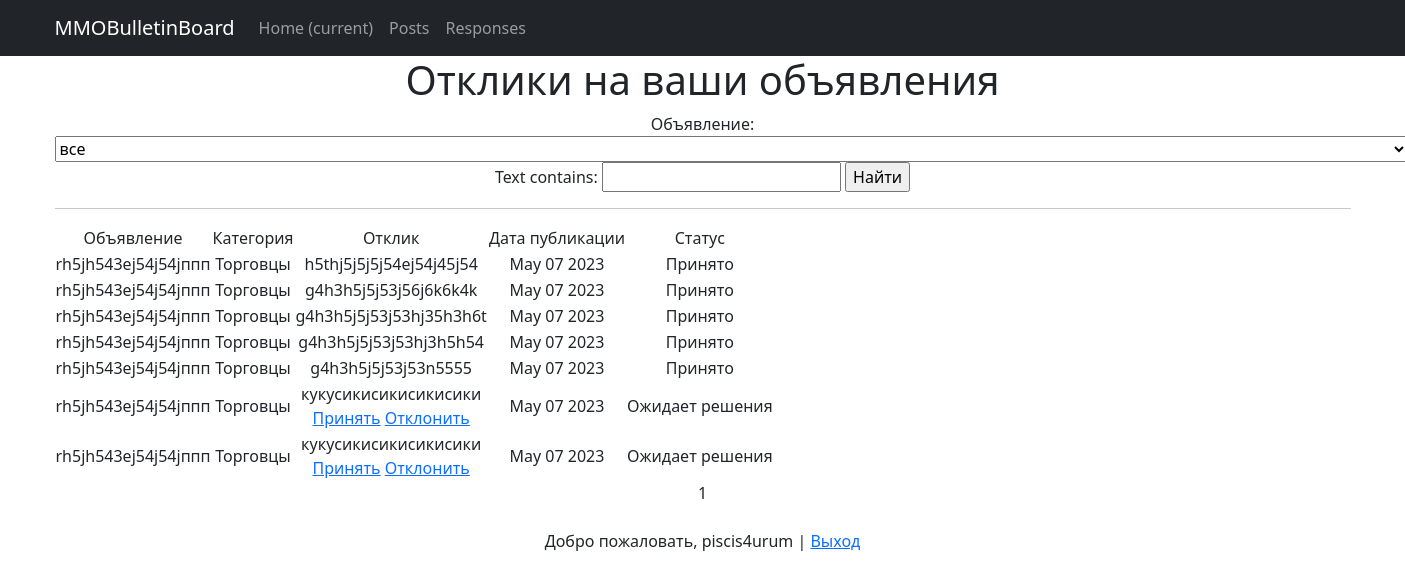
The page /responses/ (signed in) on the database its author committed.
### boarding/models.py (models this page shows, shortened)
class Response(models.Model):
    post = models.ForeignKey(Post, on_delete=models.CASCADE, related_name='responses')
    sender = models.ForeignKey(User, on_delete=models.CASCADE, related_name='responses')
    cre_dt = models.DateTimeField(auto_now_add=True)
    text = models.TextField()
    applied = models.BooleanField(default=False)

class Post(models.Model):
    sender = models.ForeignKey(User, on_delete=models.CASCADE, related_name='posts')
    category = models.CharField(max_length=2,
                               choices=CATEGORY,
                               default=tanks)
    cre_dt = models.DateTimeField(auto_now_add=True)
    header = models.CharField(max_length=128)
    content = models.TextField()
    def __str__(self):
        return f'{self.header.title()}: {self.content}'

### boarding/views.py (the view)
# urls.py: path('responses/', ResponsesList.as_view(), name='responses_list'),
class ResponsesList(LoginRequiredMixin, FilterView):
    form_class = ResponseForm
    model = Response
    ordering = '-cre_dt'
    template_name = 'responses.html'
    context_object_name = 'responses'
    filterset_class = ResponseFilter
    paginate_by = 10
    def get_filterset_kwargs(self, filterset_class):
        kwargs = super().get_filterset_kwargs(filterset_class)
        kwargs['user'] = self.request.user
        return kwargs

### boarding/templatetags/custom_filters.py (called while the page is built)
@register.filter()
def nice_category(value):
    value = Category[value]
    return value

@register.filter()
def nice_status(value):
    value = Status[value]
    return value

### templates/responses.html (shortened to what this page needs)
{% extends 'flatpages/default.html' %}
{% load custom_filters %}
{% load custom_tags %}
{% block content %}
   <h1>Отклики на ваши объявления</h1>
   <form action="" method="get">
       {{ filter.form }}
       <input type="submit" value="Найти" />
   </form>
   <hr>
   {% if responses %}
       <table>
           <tr>
               <td>Объявление</td>
               <td>Категория</td>
               <td>Отклик</td>
               <td>Дата публикации</td>
               <td>Статус</td>
           </tr>
           {% for response in responses %}
           <tr>
               <td>{{ response.post.header }}</td>
               <td>{{ response.post.category|nice_category }}</td>
               <td>
                   {{ response.text }} <br>
                   {% if not response.applied %}
                   <a href="{% url 'response_apply' response.id %}">Принять</a>
                   <a href="{% url 'response_deny' response.id %}">Отклонить</a>
                   {% endif %}
               <td>{{ response.cre_dt|date:'M d Y' }}</td>
               <td>{{ response.applied|nice_status }}</td>
           </tr>
           {% endfor %}
       </table>
   {% else %}
       <h2>На ваши объявления никто не откликнулся!</h2>
   {% endif %}
   {{ page_obj.number }}
    {% if user.is_authenticated %}
     <br><br>
     Добро пожаловать, {{ user.username }} | <a href="http://127.0.0.1:8000/accounts/logout/">Выход</a>
    {% endif %}
{% endblock content %}

### templates/flatpages/default.html (shortened to what this page needs)
<!DOCTYPE html>
<html lang="en">
    <head>
        {% load static %}
        <link href="{% static 'css/styles.css' %}" rel="stylesheet" />
    </head>
    <body>
        <nav class="navbar navbar-expand-lg navbar-dark bg-dark static-top">
            <div class="container">
                <a class="navbar-brand" href="/">MMOBulletinBoard</a>
                <div class="collapse navbar-collapse" id="navbarResponsive">
                    <ul class="navbar-nav ml-auto">
                        <li class="nav-item active">
                            <a class="nav-link" href="#">Home
                                <span class="sr-only">(current)</span>
                            </a>
                        </li>
                        <li class="nav-item">
                            <a class="nav-link" href="/posts/">Posts</a>
                        </li>
                        {% if user.is_authenticated %}
                        <li class="nav-item">
                            <a class="nav-link" href="/responses/">Responses</a>
                        </li>
                        {% endif %}
                    </ul>
                </div>
            </div>
        </nav>
        <div class="container">
            <div class="row">
                <div class="col-lg-12 text-center">
                    {% block content %}{% endblock content %}
                </div>
            </div>
        </div>
    </body>
</html>

### rows shown on the page
Response: post.header "rh5jh543ej54j54jппп", post.category|nice_category "Торговцы", text "h5thj5j5j5j54ej54j45j54", cre_dt "May 07 2023", applied|nice_status "Принято"
Response: post.header "rh5jh543ej54j54jппп", post.category|nice_category "Торговцы", text "g4h3h5j5j53j56j6k6k4k", cre_dt "May 07 2023", applied|nice_status "Принято"
Response: post.header "rh5jh543ej54j54jппп", post.category|nice_category "Торговцы", text "g4h3h5j5j53j53hj35h3h6t", cre_dt "May 07 2023", applied|nice_status "Принято"
Response: post.header "rh5jh543ej54j54jппп", post.category|nice_category "Торговцы", text "g4h3h5j5j53j53hj3h5h54", cre_dt "May 07 2023", applied|nice_status "Принято"
Response: post.header "rh5jh543ej54j54jппп", post.category|nice_category "Торговцы", text "g4h3h5j5j53j53n5555", cre_dt "May 07 2023", applied|nice_status "Принято"
Response: post.header "rh5jh543ej54j54jппп", post.category|nice_category "Торговцы", text "кукусикисикисикисики", shows "Принять", cre_dt "May 07 2023", applied|nice_status "Ожидает решения"
Response: post.header "rh5jh543ej54j54jппп", post.category|nice_category "Торговцы", text "кукусикисикисикисики", shows "Принять", cre_dt "May 07 2023", applied|nice_status "Ожидает решения"

### other values the page prints
{{ page_obj.number }} "1"
{{ user.username }} "piscis4urum"
